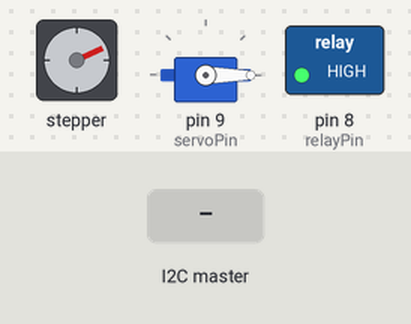
This sketch was run on a simulated Arduino Uno, built with avr-gcc and run on an emulated ATmega328P. On the bench: stepper motor, servo, switched loads named in the sketch (green lamp = pin HIGH). Wiring (inferred from the names in the program): stepper motor driver (200 steps per turn assumed): step pin 3; direction pin 2. The inputs (shaded band) are chosen by the test bench. Pins used as bus, display or sensor lines are not drawn.

Above: at 1.2 s.
1.3 s: the I2C master sends the byte 1
At 6.7 s:
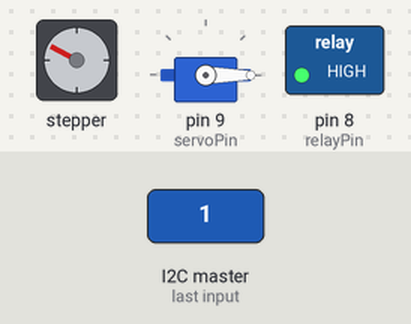
At 12.2 s:
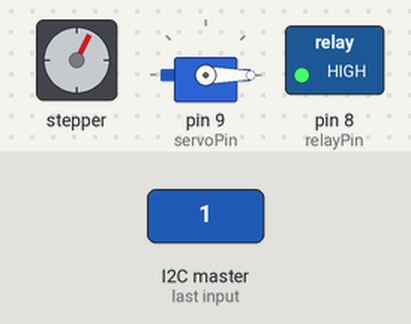
Timing chart, 0 to 21.7 s (numbered marks = the images above; inputs shaded):
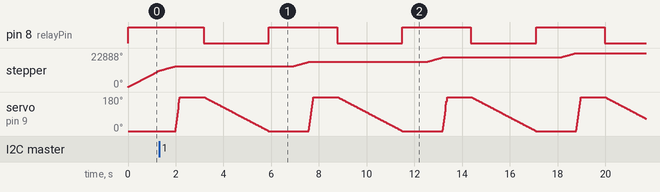

The sketch:

arduino1.ino
```cpp
#include <Servo.h>
#include <Wire.h>
#define dirPin 2  // pin yang terhubung ke DIR+ motor driver
#define stepPin 3 // pin yang terhubung ke PUL+ motor driver
#define relayPin 8
#define servoPin 9

Servo myservo;

int distance = 0;
long duration;

int pos = 0;

void setup()
{
  Wire.begin(4);                // menggunakan bus i2c dengan alamat 4
  Wire.onReceive(receiveEvent); // meregistrasi event

  pinMode(stepPin, OUTPUT);
  pinMode(dirPin, OUTPUT);
  pinMode(relayPin, OUTPUT);

  myservo.attach(servoPin);
  myservo.write(0); // mengatur servo ke posisi 0 (posisi awal)

  digitalWrite(dirPin, HIGH);   // mengatur arah putaran stepper (HIGH = CCW, LOW = CW)
  digitalWrite(relayPin, HIGH); // mengatur kondisi awal relay
}
void loop()
{
  // menjalankan stepper terus menerus
  digitalWrite(stepPin, HIGH);
  delayMicroseconds(100);
  digitalWrite(stepPin, LOW);
  delayMicroseconds(100);

  if (distance < 5 && distance != 0)
  {
    // jika object terdeteksi akan melakukan perulangan 18x menyemai
    for (int i = 0; i <= 18; i++)
    {
      if (i >= 18)
      {
        // setelah lubang terakhir, melakukan gerakan 8000 step agar objek tidak terdeteksi lagi
        for (int x = 0; x < 8000; x++)
        {
          digitalWrite(stepPin, HIGH);
          delayMicroseconds(200);
          digitalWrite(stepPin, LOW);
          delayMicroseconds(200);
        }
      }
      else
      {
        // bergerak pelan per lubang, dimana jaraknya yaitu sekitar 1650 step
        for (int x = 0; x < 1650; x++)
        {
          digitalWrite(stepPin, HIGH);
          delayMicroseconds(200);
          digitalWrite(stepPin, LOW);
          delayMicroseconds(200);
        }

        for (pos = 0; pos <= 180; pos += 1)
        { // dari 0 derajat ke 180 derajat
          // per stepnya 1 derajat
          myservo.write(pos);
          delay(1); // untuk kecepatan dari 0 ke 180, semakin besar semakin lama
        }
        delay(1000);
        digitalWrite(relayPin, LOW);
        for (pos = 180; pos >= 0; pos -= 1)
        { // dari 180 derajat ke 0 derajat
          // per stepnya 1 derajat
          myservo.write(pos);
          delay(15); // untuk kecepatan dari 180 ke 0, semakin besar semakin lama
        }
        // menghidupkan vacum selama 1 detik
        digitalWrite(relayPin, HIGH);
        delay(1000);
      }
    }
  }
}

void receiveEvent(int bytes)
{
  // membaca nilai sensor ultrasonic dari Arduino 2 melalui i2c
  distance = Wire.read();
}
```
